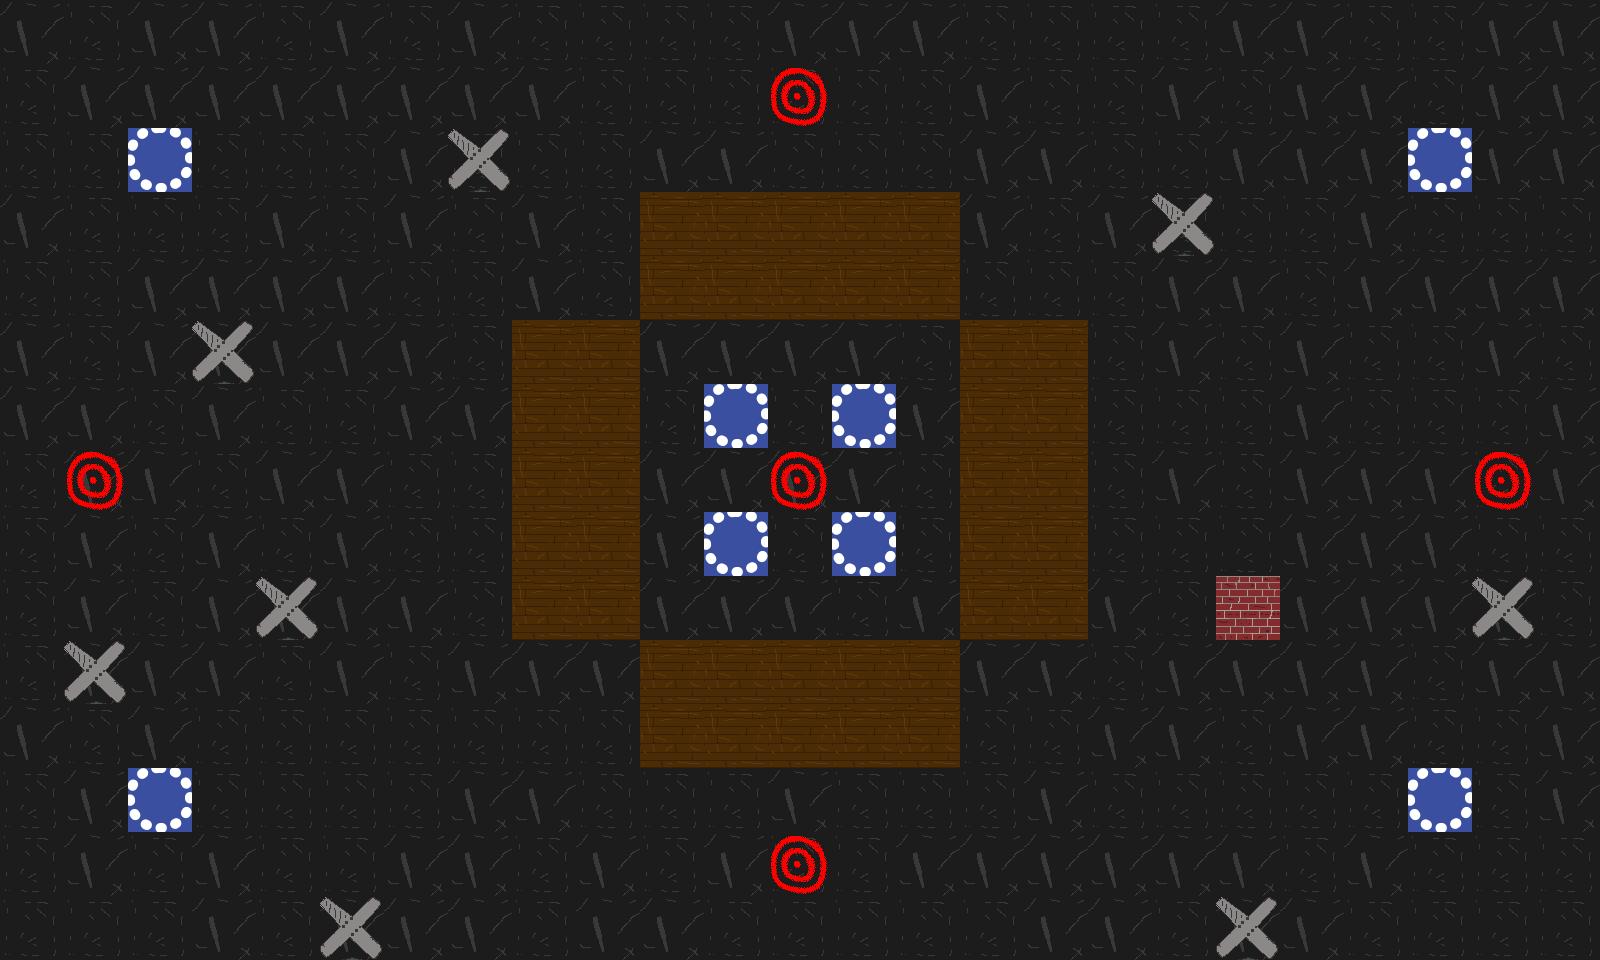

This is a level from a 2D game, rendered from its Tiled map with the project's own tilesets. A one-line summary and the complete map file follow:
An orthogonal 25x15 tile map with 64x64 px tiles, 2 tile layers (back, front).

<map version="1.2" tiledversion="1.2.1" orientation="orthogonal" renderorder="left-down" width="25" height="15" tilewidth="64" tileheight="64" infinite="0" nextlayerid="3" nextobjectid="1">
 <tileset firstgid="1" source="tileset.tsx" />
 <layer id="1" name="back" width="25" height="15">
  <data encoding="csv">
4,5,4,4,5,4,5,4,5,5,5,5,4,4,4,5,5,5,5,4,4,5,5,4,4,
5,4,4,4,4,4,4,4,4,5,5,5,5,5,5,4,5,5,4,5,4,4,5,4,4,
5,5,5,5,5,5,4,5,5,5,4,4,5,5,5,4,4,5,5,4,4,4,5,4,4,
4,5,5,5,4,5,4,5,4,5,5,5,4,4,5,4,5,4,5,5,5,4,5,5,5,
5,5,4,4,4,4,5,5,4,5,5,5,4,5,5,5,5,5,4,4,5,4,4,4,4,
4,5,4,4,4,4,4,5,4,4,4,4,4,4,5,5,5,5,4,5,4,5,5,4,5,
4,4,5,4,5,5,4,4,4,4,5,5,5,4,4,4,5,5,5,5,4,5,5,5,4,
5,4,4,5,4,4,5,5,5,5,4,4,4,4,5,5,5,5,4,5,4,4,4,5,4,
5,4,5,4,5,4,5,5,4,4,4,4,5,5,5,4,4,5,5,5,4,4,4,5,5,
5,4,5,4,4,4,4,5,5,4,4,4,4,5,4,4,5,4,5,5,4,4,4,4,5,
5,4,4,4,5,4,5,4,4,4,4,5,4,4,4,4,4,5,4,4,4,4,5,4,4,
4,5,4,5,5,5,5,5,5,5,5,4,5,5,4,5,5,4,4,5,4,4,5,5,4,
5,4,5,5,5,5,5,4,4,5,5,5,4,5,5,5,4,5,5,5,5,5,4,5,4,
5,4,5,4,5,5,4,4,5,4,5,4,5,5,4,4,4,4,4,4,5,4,5,5,5,
5,5,5,4,5,4,4,4,5,4,4,5,5,5,5,5,4,4,5,4,4,5,5,5,5
</data>
 </layer>
 <layer id="2" name="front" width="25" height="15">
  <data encoding="csv">
0,0,0,0,0,0,0,0,0,0,0,0,0,0,0,0,0,0,0,0,0,0,0,0,0,
0,0,0,0,0,0,0,0,0,0,0,0,7,0,0,0,0,0,0,0,0,0,0,0,0,
0,0,16,0,0,0,0,2,0,0,0,0,0,0,0,0,0,0,0,0,0,0,16,0,0,
0,0,0,0,0,0,0,0,0,0,6,6,6,6,6,0,0,0,2,0,0,0,0,0,0,
0,0,0,0,0,0,0,0,0,0,6,6,6,6,6,0,0,0,0,0,0,0,0,0,0,
0,0,0,2,0,0,0,0,6,6,0,0,0,0,0,6,6,0,0,0,0,0,0,0,0,
0,0,0,0,0,0,0,0,6,6,0,16,0,16,0,6,6,0,0,0,0,0,0,0,0,
0,7,0,0,0,0,0,0,6,6,0,0,7,0,0,6,6,0,0,0,0,0,0,7,0,
0,0,0,0,0,0,0,0,6,6,0,16,0,16,0,6,6,0,0,0,0,0,0,0,0,
0,0,0,0,2,0,0,0,6,6,0,0,0,0,0,6,6,0,0,1,0,0,0,2,0,
0,2,0,0,0,0,0,0,0,0,6,6,6,6,6,0,0,0,0,0,0,0,0,0,0,
0,0,0,0,0,0,0,0,0,0,6,6,6,6,6,0,0,0,0,0,0,0,0,0,0,
0,0,16,0,0,0,0,0,0,0,0,0,0,0,0,0,0,0,0,0,0,0,16,0,0,
0,0,0,0,0,0,0,0,0,0,0,0,7,0,0,0,0,0,0,0,0,0,0,0,0,
0,0,0,0,0,2,0,0,0,0,0,0,0,0,0,0,0,0,0,2,0,0,0,0,0
</data>
 </layer>
</map>